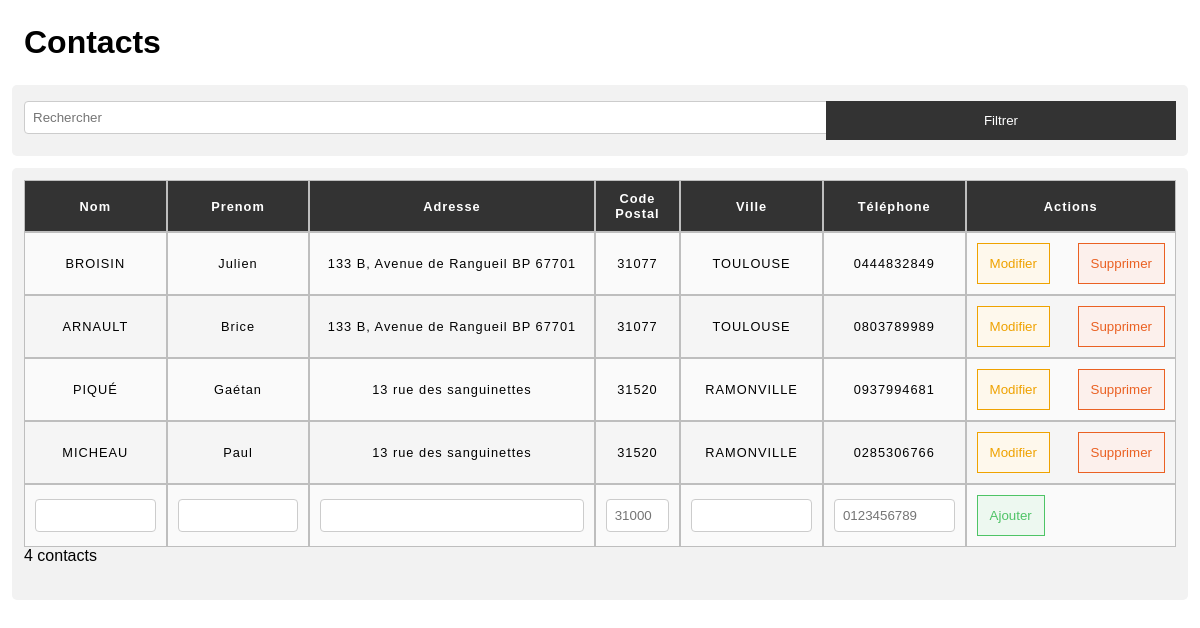
The app's page /contact with its own data.
### tables this page shows
create table contact
(
    contact_id              int          not null auto_increment,
    nom                     varchar(50)  not null,
    prenom                  varchar(50)  not null,
    adresse                 varchar(50)  not null,
    code_postal             varchar(5)   not null,
    ville                   varchar(50)  not null,
    telephone               varchar(10)  not null,
    normalized_contact_data varchar(250) not null,
    constraint pk_contact primary key (contact_id)
);

### Psr4AutoloaderClass.php (called while the page is built, shortened)
<?php
class Psr4AutoloaderClass
{
    protected $prefixes = array();
    public function addNamespace($prefix, $base_dir, $prepend = false)
    {
        $prefix = trim($prefix, '\\') . '\\';
        $base_dir = rtrim($base_dir, DIRECTORY_SEPARATOR) . '/';
        if (isset($this->prefixes[$prefix]) === false) {
            $this->prefixes[$prefix] = array();
        }
        if ($prepend) {
            array_unshift($this->prefixes[$prefix], $base_dir);
        } else {
            array_push($this->prefixes[$prefix], $base_dir);
        }
    }
    public function loadClass($class)
    {
        $prefix = $class;
        while (false !== $pos = strrpos($prefix, '\\')) {
            $prefix = substr($class, 0, $pos + 1);
            $relative_class = substr($class, $pos + 1);
            $mapped_file = $this->loadMappedFile($prefix, $relative_class);
            if ($mapped_file) {
                return $mapped_file;
            }
            $prefix = rtrim($prefix, '\\');
        }
        return false;
    }
    protected function loadMappedFile($prefix, $relative_class)
    {
        if (isset($this->prefixes[$prefix]) === false) {
            return false;
        }
        foreach ($this->prefixes[$prefix] as $base_dir) {
            $file = $base_dir
                . str_replace('\\', '/', $relative_class)
                . '.php';
            if ($this->requireFile($file)) {
                return $file;
            }
        }
        return false;
    }
    protected function requireFile($file)
    {
        if (file_exists($file)) {
            return true;
        }
        return false;
    }
}

### Modele/DatabaseHandler.php (called while the page is built, shortened)
<?php
class DatabaseHandler {
    private static ?DatabaseHandler $instance = null;
    private readonly PDO $linkpdo;
    private function __construct() {
        try {
            $this->server = "localhost";
            $this->db = "r401_tp5";
            $this->login = "r401_tp5";
            $this->mdp = "7z3AgWdX54Zkq5.";
            $this->linkpdo = new PDO("mysql:host=" . $this->server . ";dbname=" . $this->db, $this->login, $this->mdp);
        } catch (Exception $e) {
            die("Erreur : " . $e->getMessage());
        }
    }
    public static function getInstance(): DatabaseHandler {
        if (self::$instance == null) {
            self::$instance = new DatabaseHandler();
        }
        return self::$instance;
    }
    public function pdo(): PDO {
        return $this->linkpdo;
    }
}

### Modele/Contact/ContactDAO.php (called while the page is built, shortened)
<?php
class ContactDAO {
    private static ?ContactDAO $instance = null;
    private readonly DatabaseHandler $database;
    private function __construct() {
        $this->database = DatabaseHandler::getInstance();
    }
    public static function getInstance(): ContactDAO {
        if (self::$instance == null) {
            self::$instance = new ContactDAO();
        }
        return self::$instance;
    }
    private function mapToContact(array $dbLine): Contact {
        $builder = new ContactBuilder();
        return $builder->contactId($dbLine['contact_id'])->nom($dbLine['nom'])->prenom($dbLine['prenom'])->adresse($dbLine['adresse'])->codePostal($dbLine['code_postal'])->ville($dbLine['ville'])->telephone($dbLine['telephone'])->build();
    }
    public function selectAllContacts(): array {
        $query = 'SELECT * FROM contact';
        $statement = $this->database->pdo()->prepare($query);
        if ($statement->execute()) {
            return array_map(function ($contact) {
                return $this->mapToContact($contact);
            }, $statement->fetchAll(PDO::FETCH_ASSOC));
        } else {
            exit();
        }
    }
}

### Controleur/Contact/ListerTousLesContacts.php (called while the page is built, shortened)
<?php
class ListerTousLesContacts {
    private readonly ContactDAO $contactDAO;
    public function __construct() {
        $this->contactDAO = ContactDAO::getInstance();
    }
    public function execute(): array {
        return $this->contactDAO->selectAllContacts();
    }
}

### Modele/Contact/ContactBuilder.php (called while the page is built, shortened)
<?php
class ContactBuilder {
    private ?int $contactId = null;
    private string $nom;
    private string $prenom;
    private string $adresse;
    private string $codePostal;
    private string $ville;
    private string $telephone;
    public function build(): Contact {
        return new Contact($this->nom, $this->prenom, $this->adresse, $this->codePostal, $this->ville, $this->telephone, $this->contactId);
    }
    public function contactId(int $contactId): ContactBuilder {
        $this->contactId = $contactId;
        return $this;
    }
    public function nom(string $nom): ContactBuilder {
        $this->nom = $nom;
        return $this;
    }
    public function prenom(string $prenom): ContactBuilder {
        $this->prenom = $prenom;
        return $this;
    }
    public function adresse(string $adresse): ContactBuilder {
        $this->adresse = $adresse;
        return $this;
    }
    public function codePostal(string $codePostal): ContactBuilder {
        $this->codePostal = $codePostal;
        return $this;
    }
    public function ville(string $ville): ContactBuilder {
        $this->ville = $ville;
        return $this;
    }
    public function telephone(string $telephone): ContactBuilder {
        $this->telephone = $telephone;
        return $this;
    }
}

### Modele/Contact/Contact.php (called while the page is built, shortened)
<?php
class Contact {
    private ?int $contactId;
    private string $nom;
    private string $prenom;
    private string $adresse;
    private string $codePostal;
    private string $ville;
    private string $telephone;
    public function __construct(string $nom, string $prenom, string $adresse, string $codePostal, string $ville, string $telephone, ?int $contactId = 0) {
        $this->contactId = $contactId;
        $this->nom = strtoupper($nom);
        $this->prenom = ucfirst(strtolower($prenom));
        $this->adresse = $adresse;
        $this->codePostal = $codePostal;
        $this->ville = $ville;
        $this->telephone = $telephone;
    }
    public function getContactId(): int {
        return $this->contactId;
    }
    public function getNom(): string {
        return $this->nom;
    }
    public function getPrenom(): string {
        return $this->prenom;
    }
    public function getAdresse(): string {
        return $this->adresse;
    }
    public function getCodePostal(): string {
        return $this->codePostal;
    }
    public function getVille(): string {
        return $this->ville;
    }
    public function getTelephone(): string {
        return $this->telephone;
    }
}

### Vue/contact.php (the view, shortened to what this page needs)
<?php
if (isset($_GET['recherche'])) {
    $command = new RechercherLesContacts($_GET['recherche']);
} else {
    $command = new ListerTousLesContacts();
}
$contacts = $command->execute();
?>
<h1>Contacts</h1>
<div class="container">
    <form action="contact" method="get">
        <div class="row">
            <div class="invCol-80">
                <input type="search" name="recherche"
                       placeholder="Rechercher" <?= isset($_GET['recherche']) ? 'value="' . $_GET['recherche'] . '"' : '' ?>/>
            </div>
            <div class="invCol-20">
                <input class="filter-button" type="submit" value="Filtrer">
            </div>
        </div>
    </form>
</div>
<div class="overflow container">
    <table style="width: 100%">
        <tr>
            <th style="width:10%">Nom</th>
            <th style="width:10%">Prenom</th>
            <th style="width:20%">Adresse</th>
            <th style="width:6%">Code Postal</th>
            <th style="width:10%">Ville</th>
            <th style="width:10%">Téléphone</th>
            <th style="width:10%">Actions</th>
        </tr>
        <?php foreach ($contacts as $contact) {
            if (isset($_GET['modifier_contact_id']) && $contact->getContactId() == $_GET['modifier_contact_id']) {
                ?>
                <tr>
                    <form action="contact/modifier" method="post">
                        <td><input type=text name="nom" value="<?php echo $contact->getNom() ?>"/></td>
                        <td><input type=text name="prenom" value="<?php echo $contact->getPrenom() ?>"></td>
                        <td><input type=text name="adresse" value="<?php echo $contact->getAdresse() ?>"></td>
                        <td><input type=text name="codePostal" placeholder="31000" value="<?php echo $contact->getCodePostal() ?>"></td>
                        <td><input type=text name="ville" value="<?php echo $contact->getVille() ?>"></td>
                        <td><input type=text name="telephone" placeholder="0123456789" value="<?php echo $contact->getTelephone() ?>"></td>
                        <td class="actions">
                            <button class="update" type="submit" name="id"
                                    value="<?php echo $contact->getContactId() ?>">
                                Mettre à jour
                            </button>
                        </td>
                    </form>
                </tr>
                <?php
            } else {
                ?>
                <tr>
                    <td><?php echo $contact->getNom() ?></td>
                    <td><?php echo $contact->getPrenom() ?></td>
                    <td><?php echo $contact->getAdresse() ?></td>
                    <td><?php echo $contact->getCodePostal() ?></td>
                    <td><?php echo $contact->getVille() ?></td>
                    <td><?php echo $contact->getTelephone() ?></td>
                    <td class="actions">
                        <form action="contact" method="get">
                            <button class="update" type="submit" name="modifier_contact_id"
                                    value="<?php echo $contact->getContactId() ?>">
                                Modifier
                            </button>
                        </form>
                        <form action="contact/supprimer" method="post">
                            <button class="delete" type="submit" name="id"
                                    value="<?php echo $contact->getContactId() ?>"
                                    onclick="return confirm('Voulez-vous vraiment supprimer ce contact?')">Supprimer
                            </button>
                        </form>
                    </td>
                </tr>
            <?php }
        } ?>
        <tr>
            <form action="contact/ajouter" method="post">
                <td><input type=text name="nom"/></td>
                <td><input type=text name="prenom"></td>
                <td><input type=text name="adresse"></td>
                <td><input type=text name="codePostal" placeholder="31000"></td>
                <td><input type=text name="ville"></td>
                <td><input type=text name="telephone" placeholder="0123456789"></td>
                <td class="actions">
                    <button class="create" type="submit" name="id">
                        Ajouter
                    </button>
                </td>
            </form>
        </tr>
    </table>
    <?php
    echo count($contacts) . " contacts </p>";
    ?>
</div>

### index.php (shortened to what this page needs)
<?php
require_once $_SERVER['DOCUMENT_ROOT'] . '/Psr4AutoloaderClass.php';
if (preg_match('/\.(?:png|jpg|jpeg|gif|ico|css|js)\??.*$/', $_SERVER["REQUEST_URI"])) {
    return false;
} else {
?>
<!DOCTYPE html>
<html lang="fr">
<head>
    <link rel="stylesheet" href="/stylesheet.css"/>
</head>
<body>
<?php
if ($_SERVER["REQUEST_URI"] === "/") {
    header('Location: /contact');
} else {
    require_once './Vue' . strtok($_SERVER["REQUEST_URI"], '?') . '.php';
}
} ?>
</body>
</html>

### stylesheet.css (style rules this page uses)
html { font-family: sans-serif; }
body { margin : 0; }
* { box-sizing: border-box; }
h1, h2, p { margin: 2%; }
table { letter-spacing: 1px; width: 100%; font-size: 0.8rem; border-spacing: 0; }
.overflow { overflow: scroll; display: block; margin: 2%; }
td, th { border: 1px solid rgb(190,190,190); padding: 10px; }
th { background-color: #333; color: white; }
td { text-align: center; margin : 2%; }
td.actions, th.actions { display: flex; flex-direction: row; align-items: center; justify-content: space-between; height: 100%; margin: 0; }
tr:nth-child(even) td { background-color: rgb(250,250,250); }
tr:nth-child(odd) td { background-color: rgb(245,245,245); }
input[type=text], input[type=date], input[type=time], textarea, input[type=search], select, input[type=password] { width: 100%; padding: 8px; border: 1px solid #ccc; border-radius: 4px; }
input[type=submit] { background-color: #333; color: white; padding: 12px 20px; border: none; cursor: pointer; float: right; }
button { background-color: #333; color: white; padding: 12px 12px; border: solid 1px; cursor: pointer; }
button.create { background-color: #edf8f0; color: #4ec466; border-color: #4ec466; }
button.update { background-color: #fef8ec; color: #efa200; border-color: #efa200; }
button.delete { background-color: #fcf0ec; color: #ea6123; border-color: #ea6123; }
.container, .selected-players-info { margin: 1%; border-radius: 5px; background-color: #f2f2f2; padding: 1%; }
.invCol-20 { float: right; width: 20%; }
.invCol-80 { float: left; margin-right : 2%; width: 78%; }
.row { margin-top: 4px; margin-bottom: 4px; }
.row::after { content: ""; display: table; clear: both; }
.filter-button { max-width: 350px; min-width: 350px; width: 350px; }

### records on screen
contact: nom "BROISIN", prenom "Julien", adresse "133 B, Avenue de Rangueil BP 67701", code_postal "31077", ville "TOULOUSE", telephone "0444832849", $contact->getContactId() 1 (drawn)
contact: nom "ARNAULT", prenom "Brice", adresse "133 B, Avenue de Rangueil BP 67701", code_postal "31077", ville "TOULOUSE", telephone "0803789989", $contact->getContactId() 2 (drawn)
contact: nom "PIQUÉ", prenom "Gaétan", adresse "13 rue des sanguinettes", code_postal "31520", ville "RAMONVILLE", telephone "0937994681", $contact->getContactId() 3 (drawn)
contact: nom "MICHEAU", prenom "Paul", adresse "13 rue des sanguinettes", code_postal "31520", ville "RAMONVILLE", telephone "0285306766", $contact->getContactId() 4 (drawn)

### other values on screen
count($contacts) "4"
